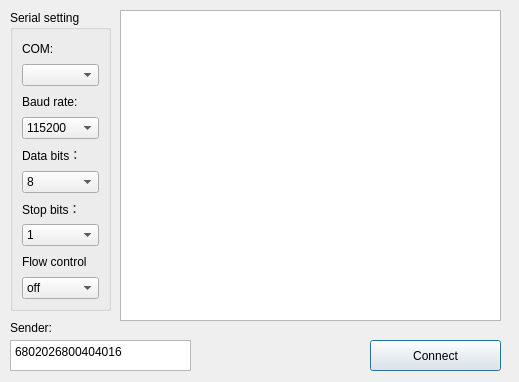
<?xml version="1.0" encoding="UTF-8"?>
<ui version="4.0">
 <class>comSetDialog</class>
 <widget class="QDialog" name="comSetDialog">
  <property name="geometry">
   <rect>
    <x>0</x>
    <y>0</y>
    <width>519</width>
    <height>382</height>
   </rect>
  </property>
  <property name="windowTitle">
   <string>Dialog</string>
  </property>
  <widget class="QGroupBox" name="groupBox">
   <property name="geometry">
    <rect>
     <x>10</x>
     <y>10</y>
     <width>101</width>
     <height>301</height>
    </rect>
   </property>
   <property name="title">
    <string>Serial setting</string>
   </property>
   <layout class="QVBoxLayout" name="verticalLayout">
    <item>
     <widget class="QLabel" name="label">
      <property name="text">
       <string>COM:</string>
      </property>
     </widget>
    </item>
    <item>
     <widget class="QComboBox" name="comboBox_2"/>
    </item>
    <item>
     <widget class="QLabel" name="label_2">
      <property name="text">
       <string>Baud rate:</string>
      </property>
     </widget>
    </item>
    <item>
     <widget class="QComboBox" name="comboBox_3">
      <item>
       <property name="text">
        <string>115200</string>
       </property>
      </item>
      <item>
       <property name="text">
        <string>57600</string>
       </property>
      </item>
      <item>
       <property name="text">
        <string>38400</string>
       </property>
      </item>
      <item>
       <property name="text">
        <string>19200</string>
       </property>
      </item>
      <item>
       <property name="text">
        <string>9600</string>
       </property>
      </item>
      <item>
       <property name="text">
        <string>4800</string>
       </property>
      </item>
      <item>
       <property name="text">
        <string>2400</string>
       </property>
      </item>
     </widget>
    </item>
    <item>
     <widget class="QLabel" name="label_3">
      <property name="text">
       <string>Data bits：</string>
      </property>
     </widget>
    </item>
    <item>
     <widget class="QComboBox" name="comboBox_4">
      <item>
       <property name="text">
        <string>8</string>
       </property>
      </item>
      <item>
       <property name="text">
        <string>7</string>
       </property>
      </item>
      <item>
       <property name="text">
        <string>6</string>
       </property>
      </item>
      <item>
       <property name="text">
        <string>5</string>
       </property>
      </item>
     </widget>
    </item>
    <item>
     <widget class="QLabel" name="label_4">
      <property name="text">
       <string>Stop bits：</string>
      </property>
     </widget>
    </item>
    <item>
     <widget class="QComboBox" name="comboBox_5">
      <item>
       <property name="text">
        <string>1</string>
       </property>
      </item>
      <item>
       <property name="text">
        <string>1.5</string>
       </property>
      </item>
      <item>
       <property name="text">
        <string>2</string>
       </property>
      </item>
     </widget>
    </item>
    <item>
     <widget class="QLabel" name="label_5">
      <property name="text">
       <string>Flow control</string>
      </property>
     </widget>
    </item>
    <item>
     <widget class="QComboBox" name="comboBox_10">
      <item>
       <property name="text">
        <string>off</string>
       </property>
      </item>
      <item>
       <property name="text">
        <string>hardware</string>
       </property>
      </item>
      <item>
       <property name="text">
        <string>xonxoff</string>
       </property>
      </item>
     </widget>
    </item>
   </layout>
  </widget>
  <widget class="QTextBrowser" name="textBrowser">
   <property name="geometry">
    <rect>
     <x>120</x>
     <y>10</y>
     <width>381</width>
     <height>311</height>
    </rect>
   </property>
  </widget>
  <widget class="QTextEdit" name="textEdit">
   <property name="geometry">
    <rect>
     <x>10</x>
     <y>340</y>
     <width>181</width>
     <height>31</height>
    </rect>
   </property>
   <property name="html">
    <string>&lt;!DOCTYPE HTML PUBLIC &quot;-//W3C//DTD HTML 4.0//EN&quot; &quot;http://www.w3.org/TR/REC-html40/strict.dtd&quot;&gt;
&lt;html&gt;&lt;head&gt;&lt;meta name=&quot;qrichtext&quot; content=&quot;1&quot; /&gt;&lt;meta charset=&quot;utf-8&quot; /&gt;&lt;style type=&quot;text/css&quot;&gt;
p, li { white-space: pre-wrap; }
&lt;/style&gt;&lt;/head&gt;&lt;body style=&quot; font-family:'Microsoft YaHei UI'; font-size:9pt; font-weight:400; font-style:normal;&quot;&gt;
&lt;p style=&quot; margin-top:0px; margin-bottom:0px; margin-left:0px; margin-right:0px; -qt-block-indent:0; text-indent:0px;&quot;&gt;6802026800404016&lt;/p&gt;&lt;/body&gt;&lt;/html&gt;</string>
   </property>
  </widget>
  <widget class="QLabel" name="label_11">
   <property name="geometry">
    <rect>
     <x>10</x>
     <y>320</y>
     <width>53</width>
     <height>16</height>
    </rect>
   </property>
   <property name="text">
    <string>Sender:</string>
   </property>
  </widget>
  <widget class="QPushButton" name="connectBtn">
   <property name="geometry">
    <rect>
     <x>370</x>
     <y>340</y>
     <width>131</width>
     <height>31</height>
    </rect>
   </property>
   <property name="text">
    <string>Connect</string>
   </property>
   <property name="checkable">
    <bool>true</bool>
   </property>
  </widget>
 </widget>
 <resources/>
 <connections/>
</ui>
